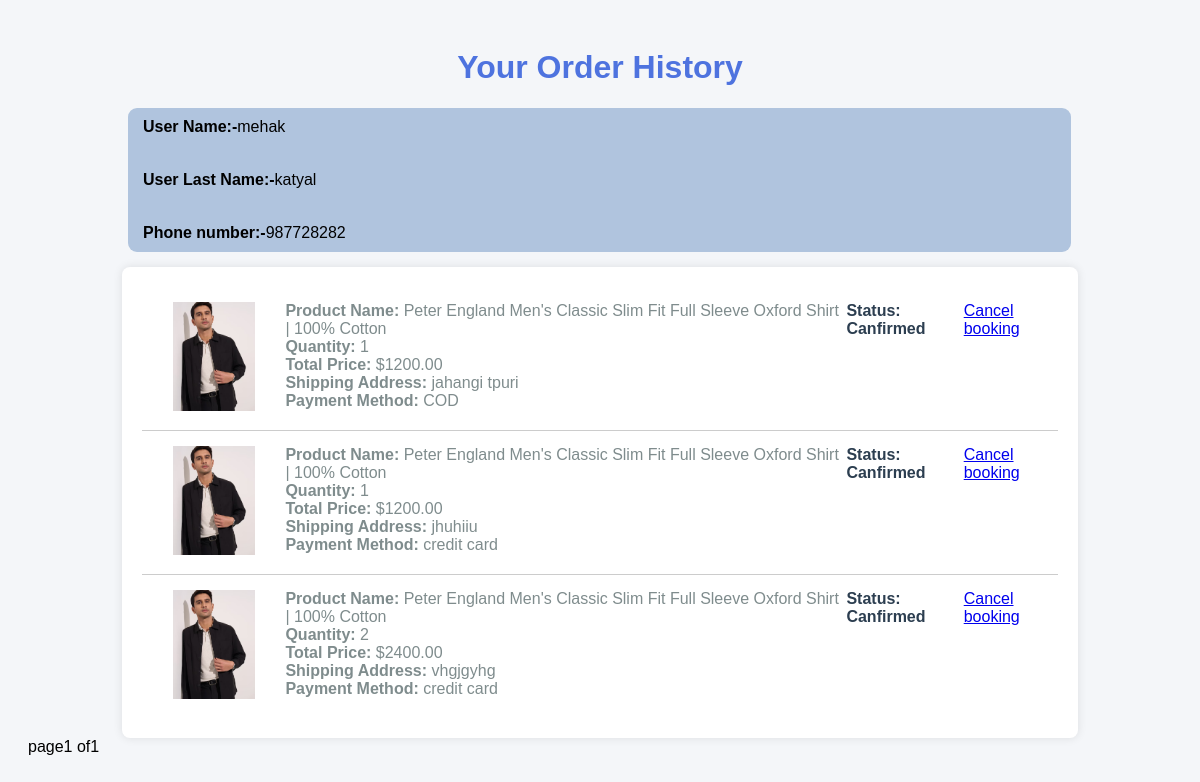
/userprofile/ (signed in), run on the app's committed database.
### app/models.py (models this page shows, shortened)
class userprofile(models.Model):
    user=models.OneToOneField(User,on_delete=models.CASCADE, null=True)
    is_vendor=models.BooleanField(default=False)
    phonenumber=models.CharField(max_length=11)

class ordernow(models.Model):
    PAYMENT_METHODS=[
        ('credit card','credit card'),
        ('phone pay','phone pay'),
        ('bank transfer','bank traansfer'),
        ('COD','COD')
    ]
    STATUS=[
        ('pending','pending'),
        ('canfirmed','canfirmed'),
        ('cancelled','cancelled')
    ]
    product=models.ForeignKey(product,on_delete=models.CASCADE)
    user=models.ForeignKey(User,on_delete=models.CASCADE)
    price=models.DecimalField(max_digits=10,decimal_places=2)
    quantity=models.IntegerField()
    booking_date=models.DateTimeField(auto_now_add=True)
    status=models.CharField(max_length=10,choices=STATUS,default='pending')
    shipping_adress=models.TextField()
    payment_method=models.CharField(max_length=20,choices=PAYMENT_METHODS,null=True)
    total_price = models.DecimalField(max_digits=10, decimal_places=2, null=True, blank=True)
    stock = models.IntegerField(null=True, blank=True)

class product(models.Model):
    sub_cat=models.ForeignKey(sub_cat,on_delete=models.CASCADE)
    user=models.ForeignKey(User,on_delete=models.CASCADE)
    product_name= models.CharField(max_length=100)
    product_price = models.DecimalField(max_digits=10, decimal_places=2)
    product_dis=models.CharField(max_length=150, null=True)
    product_color=models.CharField(max_length=100, null=True)
    product_size=models.IntegerField(null=True)
    product_type=models.CharField(max_length=10,null=True)
    product_seleve=models.CharField(max_length=20,null=True)
    product_fit=models.CharField(max_length=10,null=True)
    packof=models.CharField(max_length=10,null=True)
    fabric=models.CharField(max_length=20,null=True)
    stock=models.IntegerField(null=True)

class ProductImage(models.Model):
    product_detail = models.ForeignKey(product, on_delete=models.CASCADE, related_name='images')
    image = models.ImageField(upload_to='photo/', null=True, blank=True)

### app/views.py (the view)
# urls.py: path('userprofile/', user_profile),
def user_profile(request):
    order=ordernow.objects.filter(user=request.user)
    paginator=Paginator(order,5)
    page_number=request.GET.get('page')
    page_obj = paginator.get_page(page_number)
    return render(request,'userprofile.html',{'page_obj':page_obj})

### template/userprofile.html (shortened to what this page needs)
<!DOCTYPE html>
<html lang="en">
<head>
</head>
<body>
    <h1>Your Order History</h1>
    <div class="val">
        <p><strong>User Name:-</strong>{{user.username}}</p>
        <p><strong>User Last Name:-</strong>{{user.last_name}}</p>
        <p><strong>Phone number:-</strong>{{user.userprofile.phonenumber}}</p>
    </div>
    <div class="order-container">
        {% for orders in page_obj %}
            <div class="order">
                <div class="order-details">
                    <div class="img">
                        {% if orders.product.images.exists %}
                                <img src="{{ orders.product.images.first.image.url }}" alt="Product Image">
                        {% else %}
                        <p>No image available</p>
                        {% endif %}
                        </div>
                    <div class="order-info">
                        <strong>Product Name:</strong> {{ orders.product.product_name }}<br>
                        <strong>Quantity:</strong> {{ orders.quantity }}<br>
                        <strong>Total Price:</strong> ${{ orders.total_price }}<br>
                        <strong>Shipping Address:</strong> {{ orders.shipping_adress }}<br>
                        <strong>Payment Method:</strong> {{ orders.payment_method }}<br>
                    </div>
                    <div class="order-status">
                        Status: <span>{{ orders.status|title }}</span>
                    </div>
                    <div class="can">
                        <a href="/cancel/{{order.id}}">Cancel booking</a><br><br>
                       </div>
                </div>
            </div>
        {% empty %}
            <p>You haven't placed any orders yet.</p>
        {% endfor %}
    </div>
        <div class="pagination">
            <span class="step-links">
                <span class="current">
                    page{{page_obj.number}} of{{page_obj.paginator.num_pages}}
                </span>
            </span>
        </div>
</body>
</html>

### template/userprofile.html (style rules this page uses)
body { font-family: Arial, sans-serif; background-color: #f4f6f9; padding: 20px; }
h1 { text-align: center; color: #4e73df; }
.order-container { width: 80%; margin: 0 auto; background-color: #fff; padding: 20px; border-radius: 8px; box-shadow: 0 0 10px rgba(0, 0, 0, 0.1); }
.order { border-bottom: 1px solid #ccc; padding: 15px 0; }
.order:last-child { border-bottom: none; }
.order-details { display: flex; justify-content: space-between; }
.order-status { font-weight: bold; color: #2C3E50; }
.order-info { font-size: 16px; color: #7f8c8d; }
.val { margin-left: 100px; background-color: lightsteelblue; margin-right: 101px; border-radius: 9px; }
p { margin: 15px; padding-bottom: 10px; padding-top: 10px; }
img { height: 109px; width: 143px; border-radius: 10px; object-fit: contain; }

### data on the page
ordernow: product.images.first.image (picture), product.product_name "Peter England Men's Classic Slim Fit Full Sleeve Oxford Shirt | 100% Cotton", quantity "1", total_price "1200.00", shipping_adress "jahangi tpuri", payment_method "COD", status "Canfirmed"
ordernow: product.images.first.image (picture), product.product_name "Peter England Men's Classic Slim Fit Full Sleeve Oxford Shirt | 100% Cotton", quantity "1", total_price "1200.00", shipping_adress "jhuhiiu", payment_method "credit card", status "Canfirmed"
ordernow: product.images.first.image (picture), product.product_name "Peter England Men's Classic Slim Fit Full Sleeve Oxford Shirt | 100% Cotton", quantity "2", total_price "2400.00", shipping_adress "vhgjgyhg", payment_method "credit card", status "Canfirmed"

### other printed values
{{ user.username }} "mehak"
{{ user.last_name }} "katyal"
{{ user.userprofile.phonenumber }} "987728282"
{{ page_obj.number }} "1"
{{ page_obj.paginator.num_pages }} "1"
